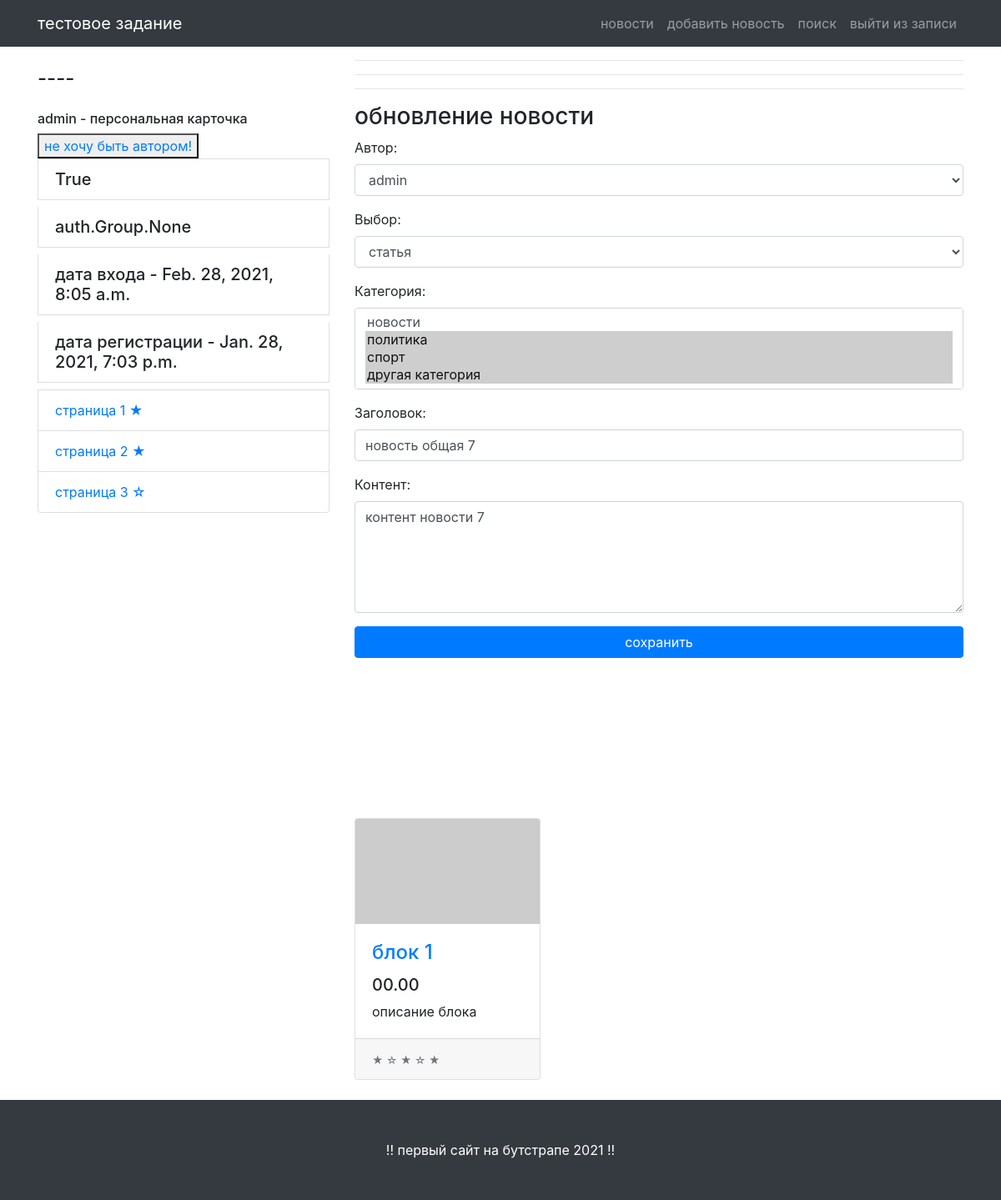
The page /news/10/edit/ (signed in) on the database its author committed.
### news/models.py (models this page shows, shortened)
class Post(models.Model):
	ch = [
	('s', 'статья'),
	('h', 'новость'),
	]
	author = models.ForeignKey(Author, on_delete = models.CASCADE, verbose_name='автор')
	choice = models.CharField(max_length=1, choices=ch, verbose_name='выбор')
	date = models.DateTimeField(auto_now=True)
	category = models.ManyToManyField(Category, verbose_name='категория')
	title = models.CharField(max_length=255, verbose_name='заголовок')
	content = models.TextField(verbose_name='контент')
	raiting = models.IntegerField(default=0)

class Category(models.Model):
	category = models.CharField(max_length = 255, unique = True)
	def __str__(self):
		return self.category

### news/views.py (the view, shortened to what this page needs)
# urls.py: path('<int:pk>/edit/', PostUpdate.as_view(), name='update'),
class PostUpdate(LoginRequiredMixin, PermissionRequiredMixin, UpdateView):
	model = Post
	template_name = 'post_update.html'
	permission_required = ('news.add_post', 'news.change_post', 'news.delete_post', )
	form_class = PostForm

### news/forms.py
class PostForm(forms.ModelForm):
	class Meta:
		model = Post
		fields = ['author', 'choice', 'category', 'title', 'content']
		widgets = {
			'author': forms.Select(attrs={'class': 'form-control'}),
			'choice': forms.Select(attrs={'class': 'form-control'}),
			'category': forms.SelectMultiple(attrs={'class': 'form-control'}),
			'title': forms.TextInput(attrs={'class': 'form-control'}),
			'content': forms.Textarea(attrs={'class': 'form-control', 'rows': 5}),
		}

### news/models.py (called while the page is built)
	def __str__(self):
		return self.user.username

### templates/post_update.html (shortened to what this page needs)
{% extends 'flatpages/default.html' %}
{% load custom_filters %}
{% block content %}
<h3>обновление новости</h3>
<form method="POST">
    {{ form.as_p }}
    <button type="submit" class="btn btn-primary btn-block">сохранить</button>
</form>
{% endblock content %}

### templates/flatpages/default.html (shortened to what this page needs)
{% load static %}
<!DOCTYPE html>
<html lang="en">
<head>
  <link href="{% static 'vendor/bootstrap/css/bootstrap.min.css' %}" rel="stylesheet">
  <link href="{% static 'css/shop-homepage.css' %}" rel="stylesheet">
  <link href="{% static 'css/style.css' %}" rel="stylesheet">
</head>
<body>
  <nav class="navbar navbar-expand-lg navbar-dark bg-dark fixed-top">
    <div class="container">
      <a class="navbar-brand" href="#">тестовое задание</a>
      <div class="collapse navbar-collapse" id="navbarResponsive">
        <ul class="navbar-nav ml-auto">
          <li class="nav-item">
            <a class="nav-link" href="/news/">новости</a>
          </li>
          <li class="nav-item">
            <a class="nav-link" href="{% url 'create' %}">добавить новость</a>
          </li>
          <li class="nav-item">
            <a class="nav-link" href="{% url 'search' %}">поиск</a>
          </li>
          <li class="nav-item">
            {% if request.user.is_authenticated %}
            <a class="nav-link" href="{% url 'logout' %}">выйти из записи</a>
            {% endif %}
          </li>
        </ul>
      </div>
    </div>
  </nav>
  <div class="container">
    <div class="row">
      <div class="col-lg-4">
        <h4 class="my-4">----</h4>
        <div class="list-group">
          {% if request.user.is_authenticated %}
          <div>
          <h6>{{ user.username }} - персональная карточка</h6>
          {% if is_not_premium %}
          <button> <a href="{% url 'upgrade' %}"> Хочу автора!</a> </button>
          {% else %}
          <button> <a href="{% url 'upgrade' %}"> не хочу быть автором!</a> </button>
          {% endif %}
          <h5 class="list-group-item">{{ user.is_staff }}</h5>
          <h5 class="list-group-item">{{ user.groups }}</h5>
          <h5 class="list-group-item">дата входа - {{ user.last_login }}</h5>
          <h5 class="list-group-item"> дата регистрации - {{ user.date_joined }}</h5>
          </div>
          {% endif %}
          <a href="/page1/" class="list-group-item">страница 1 &#9733</a>
          <a href="/page2/" class="list-group-item">страница 2 &#9733</a>
          <a href="/page3/" class="list-group-item">страница 3 &#9734</a>
        </div>
      </div>
      <div class="col-lg-8">
      	<hr><hr><hr>
      	{% block content %}
      	{% endblock content %}
          <br>
          <br>
          <br>
          <br>
          <br>
          <br>
          <br>
          <br>
        <div class="row">
          <div class="col-lg-4 col-md-6 mb-4">
            <div class="card h-100">
              <a href="#"><img class="card-img-top" src="http://placehold.it/700x400" alt=""></a>
              <div class="card-body">
                <h4 class="card-title">
                  <a href="#">блок 1</a>
                </h4>
                <h5>00.00</h5>
                <p class="card-text">описание блока</p>
              </div>
              <div class="card-footer">
                <small class="text-muted">&#9733; &#9734; &#9733; &#9734; &#9733;</small>
              </div>
            </div>
          </div>
        </div>
      </div>
    </div>
  </div>
  <footer class="py-5 bg-dark">
    <div class="container">
      <p class="m-0 text-center text-white"> !! первый сайт на бутстрапе 2021 !!</p>
    </div>
  </footer>
</body>
</html>

### static/css/shop-homepage.css (style rules this page uses)
body { padding-top: 56px; }

### static/css/style.css (style rules this page uses)
.navbar-brand { color: red; }

### rows shown on the page
Post: author "admin", choice "статья", title "новость общая 7", content "контент новости 7"
Category: category "новости / политика ☑ / спорт ☑ / другая категория ☑"

### other values the page prints
{{ user.username }} "admin"
{{ user.is_staff }} "True"
{{ user.groups }} "auth.Group.None"
{{ user.last_login }} "Feb. 28, 2021, 8:05 a.m."
{{ user.date_joined }} "Jan. 28, 2021, 7:03 p.m."
